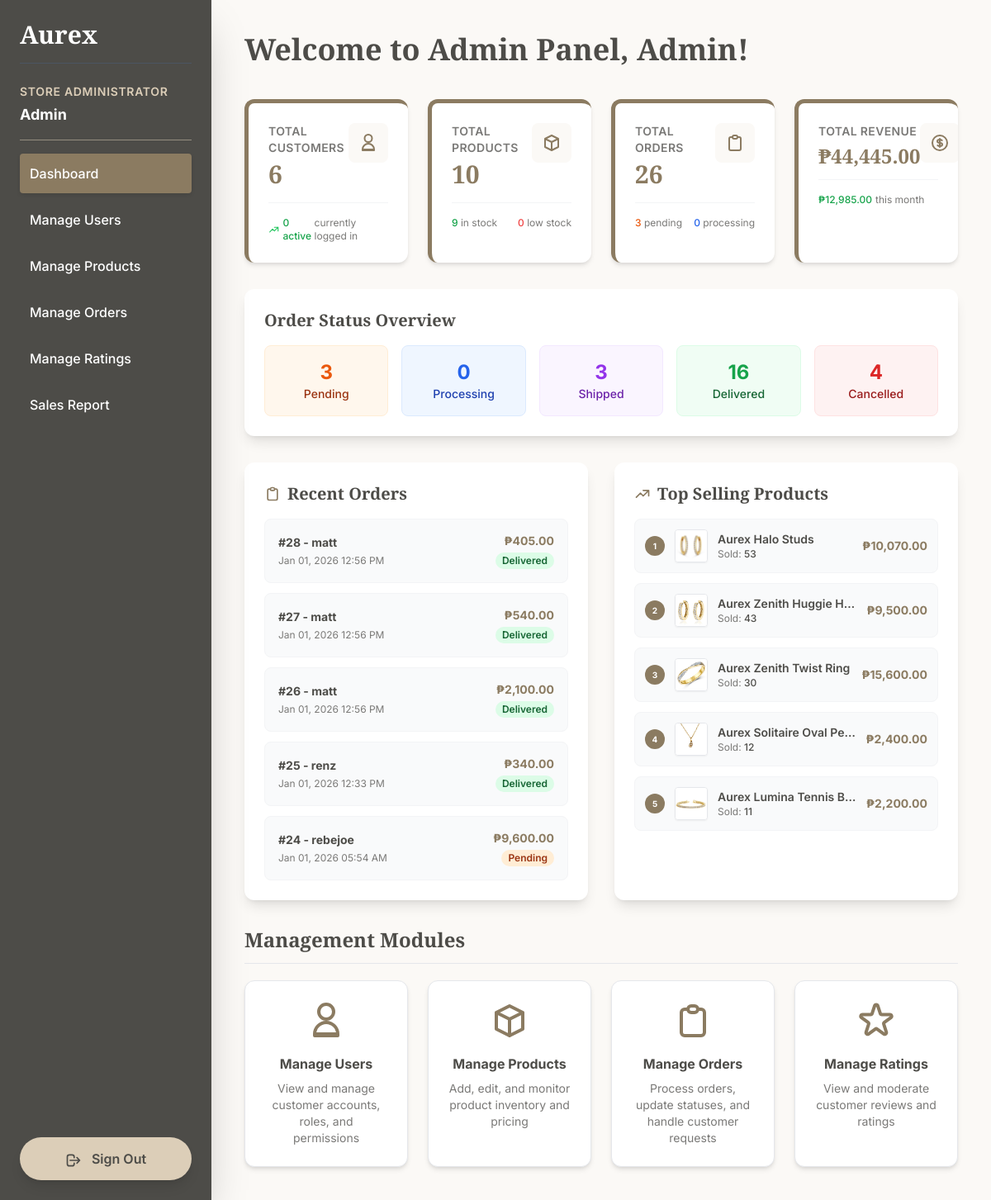
/admin_dashboard.php (signed in), run on the app's committed database.
### tables this page shows
CREATE TABLE `user` (
  `User_ID` int(11) NOT NULL,
  `Name` varchar(255) NOT NULL,
  `Email` varchar(255) NOT NULL,
  `Password` varchar(255) DEFAULT NULL,
  `Phone` int(11) DEFAULT NULL,
  `Address` varchar(255) DEFAULT NULL,
  `Profile_Picture` varchar(255) DEFAULT NULL,
  `Role` varchar(255) NOT NULL,
  `Is_Logged_In` tinyint(1) NOT NULL DEFAULT 0,
  `user_secret_key` varchar(255) DEFAULT NULL,
  `last_2fa_verification` datetime DEFAULT NULL,
  `google_id` varchar(255) DEFAULT NULL
);

CREATE TABLE `orders` (
  `Order_ID` int(11) NOT NULL,
  `User_ID` int(11) NOT NULL,
  `Order_Date` datetime DEFAULT current_timestamp(),
  `Total_Amount` decimal(10,2) NOT NULL,
  `Status` varchar(50) DEFAULT 'Pending',
  `Shipping_Address` text DEFAULT NULL,
  `Phone_Number` varchar(20) DEFAULT NULL,
  `Email` varchar(100) DEFAULT NULL,
  `Latitude` decimal(10,8) DEFAULT NULL,
  `Longitude` decimal(11,8) DEFAULT NULL,
  `Tracking_Status` varchar(100) DEFAULT 'Order Placed'
);

### admin_dashboard.php (the view, shortened to what the rows shown need)
<?php
require_once 'db_connect.php';
$user_id = $_SESSION['User_ID'];
$sql = "SELECT Name FROM user WHERE User_ID = ?";
$stmt = $pdo->prepare($sql);
$stmt->execute([$user_id]);
$user = $stmt->fetch();
$userName = htmlspecialchars($user['Name']);
try {
    $recentOrders = $pdo->query("SELECT o.Order_ID, o.Order_Date, o.Total_Amount, o.Status, u.Name as Customer_Name FROM orders o JOIN user u ON o.User_ID = u.User_ID ORDER BY o.Order_Date DESC LIMIT 5")->fetchAll();
} catch (PDOException $e) {
    error_log("Dashboard Error: " . $e->getMessage());
    $totalUsers = $activeUsers = $totalProducts = $activeProducts = $lowStockProducts = 0;
    $totalOrders = $pendingOrders = $processingOrders = $shippedOrders = $deliveredOrders = $cancelledOrders = 0;
    $totalRevenue = $monthlyRevenue = 0;
    $recentOrders = $recentUsers = $topProducts = [];
}
?>
<!DOCTYPE html>
<html lang="en">
<head>
    <script src="https://cdn.tailwindcss.com"></script>
</head>
<body class="flex antialiased">
    <div class="w-64 admin-sidebar h-screen p-6 fixed flex flex-col shadow-2xl z-20">
        <h1 class="font-serif text-white text-3xl font-bold mb-6 border-b border-gray-600 pb-4">Aurex</h1>
        <div class="text-white mb-4 border-b border-teal-light/50 pb-4">
            <p class="font-semibold text-sm text-teal-light uppercase tracking-wider">Store Administrator</p>
            <p class="text-lg font-bold text-white mt-1"><?= $userName ?></p>
        </div>
    </div>
    <div class="flex-1 ml-64 p-10">
        <div class="flex justify-between items-center mb-10">
            <h2 class="font-serif text-4xl font-bold text-brand-dark">Welcome to Admin Panel, <?= $userName ?>!</h2>
        </div>
        <div class="grid grid-cols-1 lg:grid-cols-2 gap-8 mb-8">
            <div class="bg-white p-6 rounded-xl shadow-lg">
                <div class="space-y-3">
                    <?php if (empty($recentOrders)): ?>
                        <p class="text-brand-subtext text-sm">No recent orders</p>
                    <?php else: ?>
                        <?php foreach ($recentOrders as $order): ?>
                            <div
                                class="flex justify-between items-center p-4 bg-gray-50 rounded-lg hover:bg-gray-100 transition-colors border border-gray-100">
                                <div>
                                    <p class="font-bold text-brand-dark text-sm">#<?= $order['Order_ID'] ?> -
                                        <?= htmlspecialchars($order['Customer_Name']) ?></p>
                                    <p class="text-xs text-brand-subtext mt-1">
                                        <?= date('M d, Y h:i A', strtotime($order['Order_Date'])) ?></p>
                                </div>
                                <div class="text-right flex flex-col items-end">
                                    <p class="font-bold text-brand-teal text-sm">
                                        ₱<?= number_format($order['Total_Amount'], 2) ?></p>
                                    <span class="px-2 py-0.5 text-xs rounded-full font-semibold mt-1
                                    <?php
                                    switch ($order['Status']) {
                                        case 'Pending':
                                            echo 'bg-orange-100 text-orange-800';
                                            break;
                                        case 'Delivered':
                                            echo 'bg-green-100 text-green-800';
                                            break;
                                    }
                                    ?>">
                                        <?= $order['Status'] ?>
                                    </span>
                                </div>
                            </div>
                        <?php endforeach; ?>
                    <?php endif; ?>
                </div>
            </div>
        </div>
    </div>
</body>
</html>

### data on the page
user: Name "Admin"
orders: Order_ID "28", User_ID.Name "matt", Order_Date "Jan 01, 2026 12:56 PM", Total_Amount "405.00", Status "Delivered"
orders: Order_ID "27", User_ID.Name "matt", Order_Date "Jan 01, 2026 12:56 PM", Total_Amount "540.00", Status "Delivered"
orders: Order_ID "26", User_ID.Name "matt", Order_Date "Jan 01, 2026 12:56 PM", Total_Amount "2,100.00", Status "Delivered"
orders: Order_ID "25", User_ID.Name "renz", Order_Date "Jan 01, 2026 12:33 PM", Total_Amount "340.00", Status "Delivered"
orders: Order_ID "24", User_ID.Name "rebejoe", Order_Date "Jan 01, 2026 05:54 AM", Total_Amount "9,600.00", Status "Pending"

### other printed values
$totalUsers "6"
$activeUsers "0"
$totalProducts "10"
$activeProducts "9"
$lowStockProducts "0"
$totalOrders "26"
$pendingOrders "3"
$processingOrders "0"
$totalRevenue "44,445.00"
$monthlyRevenue "12,985.00"
$shippedOrders "3"
$deliveredOrders "16"
$cancelledOrders "4"
$product['Name'] "Aurex Halo Studs"
$product['Total_Sold'] "53"
